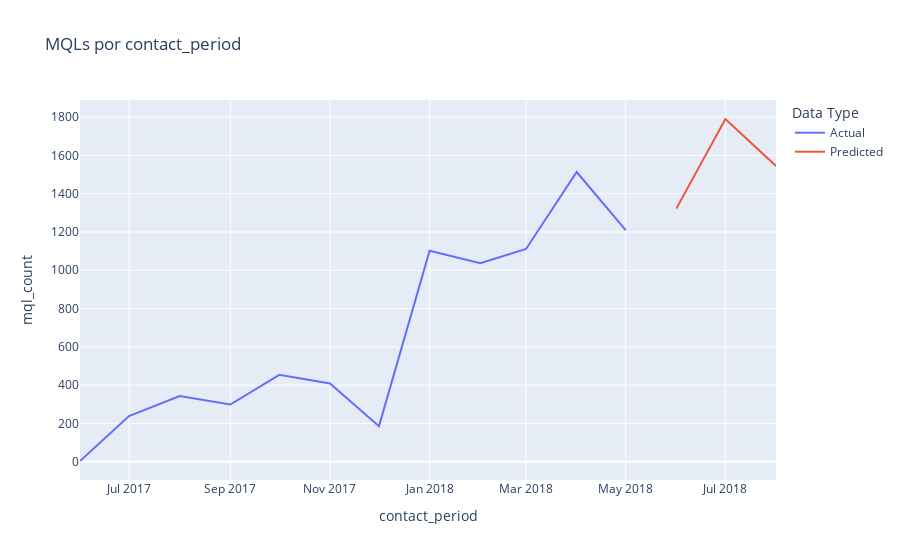

The notebook cell saved with this chart:
### Code cell
px.line(df_predict_agg, x='contact_period', y='mql_count', color='Data Type', title='MQLs por contact_period')

### Figure 1 — Plotly figure (JSON) as saved in the notebook; plotly's stock layout.template omitted (floating-point values rounded to 4 significant figures)
{"data": [{"hovertemplate": "Data Type=Actual<br>contact_period=%{x}<br>mql_count=%{y}<extra></extra>", "legendgroup": "Actual", "line": {"color": "#636efa", "dash": "solid"}, "marker": {"symbol": "circle"}, "mode": "lines", "name": "Actual", "orientation": "v", "showlegend": true, "type": "scatter", "x": ["2017-06", "2017-07", "2017-08", "2017-09", "2017-10", "2017-11", "2017-12", "2018-01", "2018-02", "2018-03", "2018-04", "2018-05"], "xaxis": "x", "y": [4.0, 239.0, 343.0, 299.0, 454.0, 409.0, 186.0, 1102.0, 1037.0, 1111.0, 1513.0, 1210.0], "yaxis": "y"}, {"hovertemplate": "Data Type=Predicted<br>contact_period=%{x}<br>mql_count=%{y}<extra></extra>", "legendgroup": "Predicted", "line": {"color": "#EF553B", "dash": "solid"}, "marker": {"symbol": "circle"}, "mode": "lines", "name": "Predicted", "orientation": "v", "showlegend": true, "type": "scatter", "x": ["2018-06", "2018-07", "2018-08"], "xaxis": "x", "y": [1322.0, 1790.0, 1545.0], "yaxis": "y"}], "layout": {"legend": {"title": {"text": "Data Type"}, "tracegroupgap": 0}, "title": {"text": "MQLs por contact_period"}, "xaxis": {"anchor": "y", "domain": [0, 1], "title": {"text": "contact_period"}}, "yaxis": {"anchor": "x", "domain": [0, 1], "title": {"text": "mql_count"}}}}
